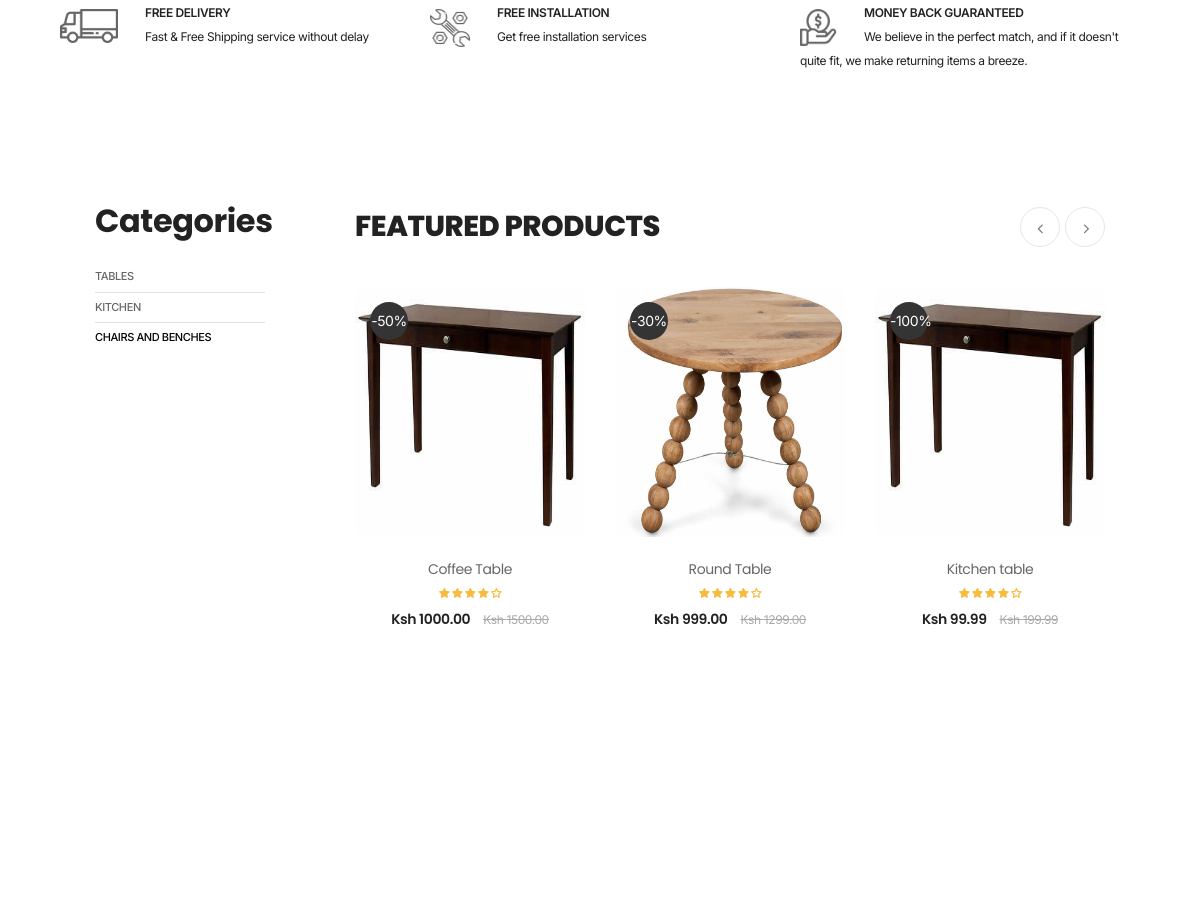
/ (middle part), run on an earlier commit of the app's database.
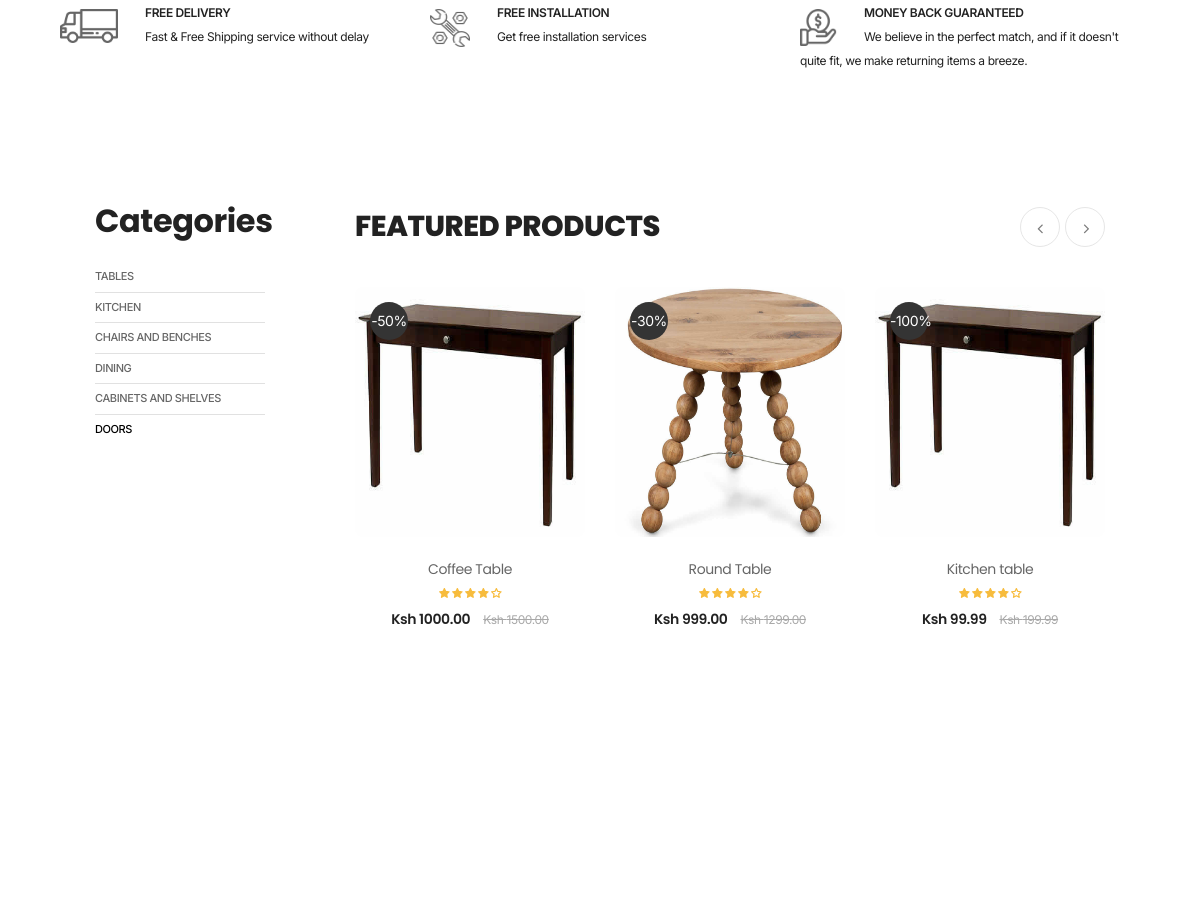
And on a later commit of the database.
### vectorWoodsEcomm/models.py (models this page shows, shortened)
class Category(models.Model):
    cid = ShortUUIDField(unique=True,length = 10, max_length = 20, prefix = "cat", alphabet = "abcdef12345")
    title = models.CharField(max_length=100)
    image = models.ImageField(upload_to="category")
    class Meta:
        verbose_name_plural = "Categories"

class Product(models.Model):
    pid = ShortUUIDField(unique=True,length = 10, max_length = 20, alphabet = "abcdefghijk123456789")
    title = models.CharField(max_length=100)
    category = models.ForeignKey(Category, on_delete=models.SET_NULL, null=True, related_name="category")
    image = models.ImageField(upload_to = "products")
    description = models.TextField(null=True, blank=True, default="This is the product")
    product_status = models.CharField(choices=STATUS_CHOICE,max_length=30, default="processing")
    price = models.DecimalField(max_digits=999999, decimal_places=2, default="99.99")
    old_price = models.DecimalField(max_digits=999999, decimal_places=2, default="199.99")
    tags = TaggableManager(blank=True)
    in_stock = models.BooleanField(default=True)
    featured = models.BooleanField(default=True)
    sku = ShortUUIDField(unique=True,length = 10, max_length = 20,prefix="sku", alphabet = "0123456789")
    date = models.DateField(auto_now_add=True)
    updated = models.DateField(null=True, blank= True)
    class Meta:
        verbose_name_plural = "Products"
    def get_percentage(self):
        new_price = ((self.old_price-self.price)/self.price) * 100
        return new_price

### vectorWoodsEcomm/views.py (the view)
# urls.py: path('', views.index,name='index'),
def index(request):
    categories = Category.objects.all()
    products = Product.objects.filter(featured=True)
    context = {
            "categories" : categories,
            "products":products
    }
    return render(request, 'index.html', context)

### vectorWoodsEcomm/context_processor.py (called while the page is built)
def default(request):
    categories = Category.objects.all()
    product = Product.objects.all()
    return {
        'categories':categories,
        'product':product
    }

### templates/index.html (shortened to what the changed rows need)
{% extends 'base.html' %}
{% load static %}
{% block content %}
    <div class="main-content">
        <div id="wrapper-site">
            <div id="content-wrapper" class="full-width">
                <div id="main">
                    <section class="page-home">
                                        <div style="background: white; height: fit-content;" class="section living-room">
                                            <div class="container">
                                                <div class="tiva-row-wrap row">
                                                    <div class="groupcategoriestab-vertical col-md-12 col-xs-12">
                                                        <div class="grouptab row">
                                                            <div class="categoriestab-right col-lg-3 align-items-start d-flex flex-column col-md-3 flex-3">
                                                                <div class="block-title-content">
                                                                    <h2 class="title-block">
                                                                        Categories
                                                                    </h2>
                                                                </div>
                                                                <div class="cate-child-vertical">
                                                                    <ul class="d-flex align-items-start flex-column">
                                                                        {% for c in categories %}
                                                                        <li>
                                                                            <a href="{% url 'category' c.cid %}">{{ c.title }}</a>
                                                                        </li>
                                                                            {% endfor %}
                                                                    </ul>
                                                                </div>
                                                            </div>
                                                            <div class="categoriestab-left product-tab col-md-9 flex-9">
                                                                <div class="title-tab-content d-flex justify-content-start">
                                                                    <h2 class="title-block">
                                                                        Featured Products
                                                                    </h2>
                                                                </div>
                                                                <div class="tab-content">
                                                                    <div id="new" class="tab-pane fade in active show">
                                                                        <div class="category-product-index owl-carousel owl-theme owl-loaded owl-drag">
                                                                            {% for p in products %}
                                                                            <div class="item text-center">
                                                                                <div class="product-miniature first-item js-product-miniature item-one">
                                                                                    <div class="thumbnail-container">
                                                                                        <a href="{% url 'product_details' p.pid %}">
                                                                                            <img style="height: 250px;  " class="img-fluid" src="{{p.image.url}}" alt="img">
                                                                                        </a>
                                                                                        <div class="product-flags discount">-{{p.get_percentage|floatformat:0}}%</div>
                                                                                    </div>
                                                                                    <div class="product-description">
                                                                                        <div class="product-groups">
                                                                                            <div class="product-title">
                                                                                                <a href="{% url 'product_details' p.pid %}">{{ p.title }}</a>
                                                                                            </div>
                                                                                            <div class="rating">
                                                                                                <div class="star-content">
                                                                                                    <div class="star"></div>
                                                                                                    <div class="star"></div>
                                                                                                    <div class="star"></div>
                                                                                                    <div class="star"></div>
                                                                                                    <div class="star"></div>
                                                                                                </div>
                                                                                            </div>
                                                                                            <div class="product-group-price">
                                                                                                <div class="product-price-and-shipping">
                                                                                                   <span class="price">Ksh </span> <span class="price" id="current-price-{{p.id}}">{{p.price}} </span>
                                                                                                    <del class="regular-price">Ksh {{p.old_price}}  </del>
                                                                                                </div>
                                                                                            </div>
                                                                                        </div>
                                                                                        <div class="product-buttons d-flex justify-content-center">
                                                                                        </div>
                                                                                    </div>
                                                                                </div>
                                                                            </div>
                                                                            {% endfor %}
                                                                        </div>
                                                                    </div>
                                                                </div>
                                                            </div>
                                                        </div>
                                                    </div>
                                                </div>
                                            </div>
                                        </div>
                    </section>
                </div>
            </div>
        </div>
    </div>
    {% endblock %}

What changed in the data, as far as the page shows it:
added Category: title "DINING"
added Category: title "CABINETS AND SHELVES"
added Category: title "DOORS"
